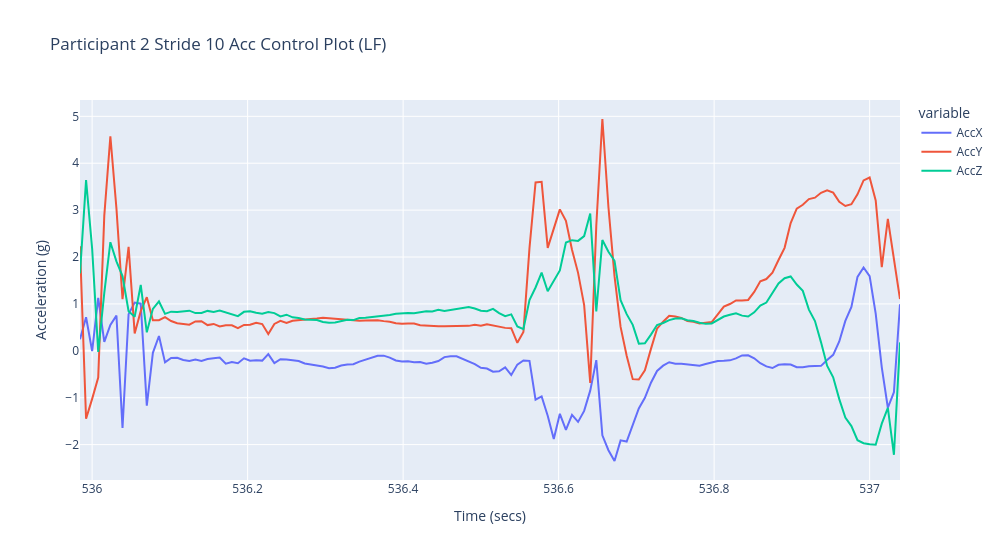
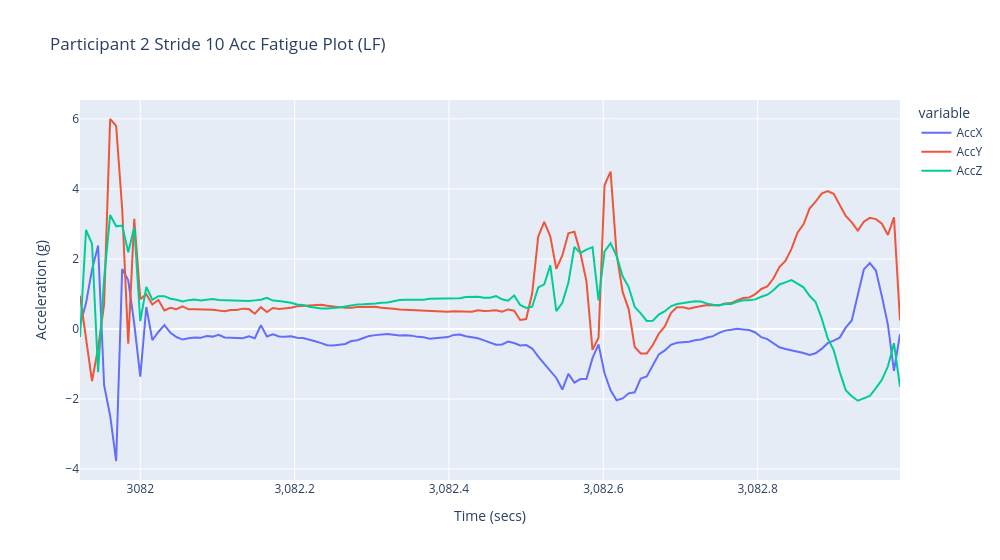
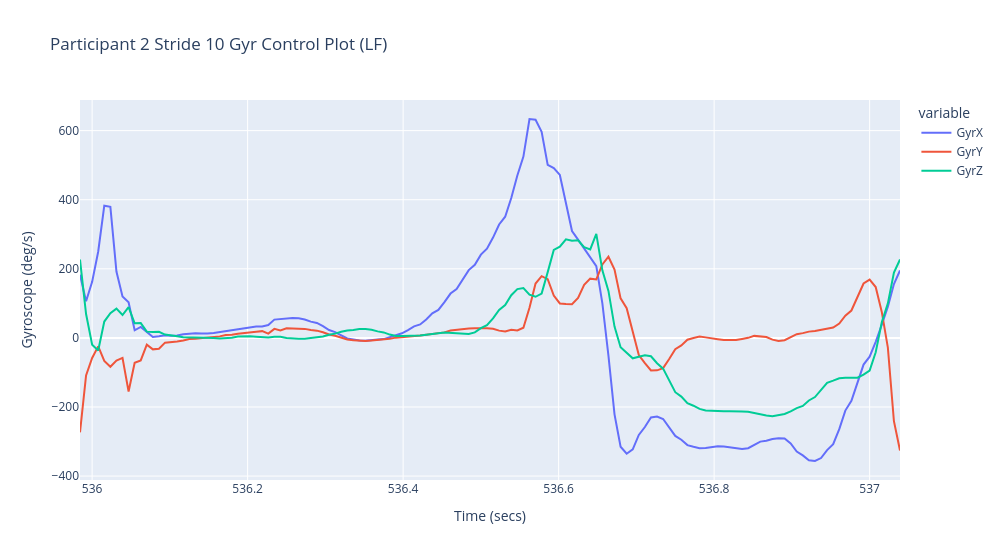
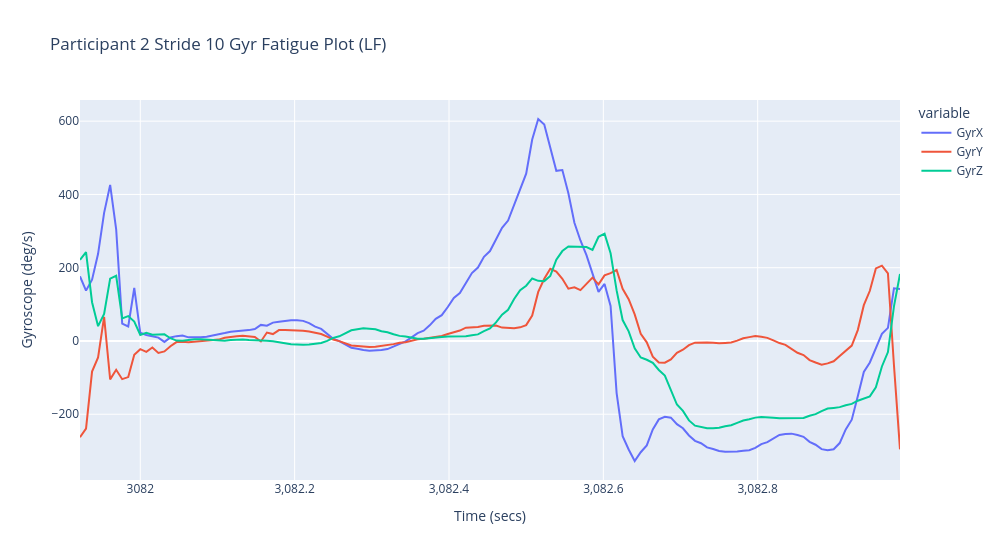

Notebook source saved alongside these figures, in order:
### Code cell
fig = px.line(control_df_02.iloc[::downsample_factor], x='Time (secs)', y=["AccX", "AccY", "AccZ"], title=f"Participant 2 Stride {stride_index+1} Acc Control Plot ({sensor_location})", width=1000)
fig.update_layout(yaxis_title="Acceleration (g)")
fig.show()

fig = px.line(fatigue_df_02.iloc[::downsample_factor], x='Time (secs)', y=["AccX", "AccY", "AccZ"], title=f"Participant 2 Stride {stride_index+1} Acc Fatigue Plot ({sensor_location})", width=1000)
fig.update_layout(yaxis_title="Acceleration (g)")
fig.show()

fig = px.line(control_df_02.iloc[::downsample_factor], x='Time (secs)', y=["GyrX", "GyrY", "GyrZ"], title=f"Participant 2 Stride {stride_index+1} Gyr Control Plot ({sensor_location})", width=1000)
fig.update_layout(yaxis_title="Gyroscope (deg/s)")
fig.show()

fig = px.line(fatigue_df_02.iloc[::downsample_factor], x='Time (secs)', y=["GyrX", "GyrY", "GyrZ"], title=f"Participant 2 Stride {stride_index+1} Gyr Fatigue Plot ({sensor_location})", width=1000)
fig.update_layout(yaxis_title="Gyroscope (deg/s)")
fig.show()

### Figure 1 — Plotly figure (JSON) as saved in the notebook; plotly's stock layout.template omitted (floating-point values rounded to 4 significant figures; data arrays with more than 128 entries replaced by an {"elided": "..."} marker saying what was removed)
{"data": [{"hovertemplate": "variable=AccX<br>Time (secs)=%{x}<br>value=%{y}<extra></extra>", "legendgroup": "AccX", "line": {"color": "#636efa", "dash": "solid"}, "marker": {"symbol": "circle"}, "mode": "lines", "name": "AccX", "orientation": "v", "showlegend": true, "type": "scatter", "x": {"elided": "136 float values"}, "xaxis": "x", "y": {"elided": "136 float values"}, "yaxis": "y"}, {"hovertemplate": "variable=AccY<br>Time (secs)=%{x}<br>value=%{y}<extra></extra>", "legendgroup": "AccY", "line": {"color": "#EF553B", "dash": "solid"}, "marker": {"symbol": "circle"}, "mode": "lines", "name": "AccY", "orientation": "v", "showlegend": true, "type": "scatter", "x": {"elided": "136 float values"}, "xaxis": "x", "y": {"elided": "136 float values"}, "yaxis": "y"}, {"hovertemplate": "variable=AccZ<br>Time (secs)=%{x}<br>value=%{y}<extra></extra>", "legendgroup": "AccZ", "line": {"color": "#00cc96", "dash": "solid"}, "marker": {"symbol": "circle"}, "mode": "lines", "name": "AccZ", "orientation": "v", "showlegend": true, "type": "scatter", "x": {"elided": "136 float values"}, "xaxis": "x", "y": {"elided": "136 float values"}, "yaxis": "y"}], "layout": {"legend": {"title": {"text": "variable"}, "tracegroupgap": 0}, "title": {"text": "Participant 2 Stride 10 Acc Control Plot (LF)"}, "width": 1000, "xaxis": {"anchor": "y", "domain": [0, 1], "title": {"text": "Time (secs)"}}, "yaxis": {"anchor": "x", "domain": [0, 1], "title": {"text": "Acceleration (g)"}}}}

### Figure 2 — Plotly figure (JSON) as saved in the notebook; plotly's stock layout.template omitted (floating-point values rounded to 4 significant figures; data arrays with more than 128 entries replaced by an {"elided": "..."} marker saying what was removed)
{"data": [{"hovertemplate": "variable=AccX<br>Time (secs)=%{x}<br>value=%{y}<extra></extra>", "legendgroup": "AccX", "line": {"color": "#636efa", "dash": "solid"}, "marker": {"symbol": "circle"}, "mode": "lines", "name": "AccX", "orientation": "v", "showlegend": true, "type": "scatter", "x": {"elided": "137 float values"}, "xaxis": "x", "y": {"elided": "137 float values"}, "yaxis": "y"}, {"hovertemplate": "variable=AccY<br>Time (secs)=%{x}<br>value=%{y}<extra></extra>", "legendgroup": "AccY", "line": {"color": "#EF553B", "dash": "solid"}, "marker": {"symbol": "circle"}, "mode": "lines", "name": "AccY", "orientation": "v", "showlegend": true, "type": "scatter", "x": {"elided": "137 float values"}, "xaxis": "x", "y": {"elided": "137 float values"}, "yaxis": "y"}, {"hovertemplate": "variable=AccZ<br>Time (secs)=%{x}<br>value=%{y}<extra></extra>", "legendgroup": "AccZ", "line": {"color": "#00cc96", "dash": "solid"}, "marker": {"symbol": "circle"}, "mode": "lines", "name": "AccZ", "orientation": "v", "showlegend": true, "type": "scatter", "x": {"elided": "137 float values"}, "xaxis": "x", "y": {"elided": "137 float values"}, "yaxis": "y"}], "layout": {"legend": {"title": {"text": "variable"}, "tracegroupgap": 0}, "title": {"text": "Participant 2 Stride 10 Acc Fatigue Plot (LF)"}, "width": 1000, "xaxis": {"anchor": "y", "domain": [0, 1], "title": {"text": "Time (secs)"}}, "yaxis": {"anchor": "x", "domain": [0, 1], "title": {"text": "Acceleration (g)"}}}}

### Figure 3 — Plotly figure (JSON) as saved in the notebook; plotly's stock layout.template omitted (floating-point values rounded to 4 significant figures; data arrays with more than 128 entries replaced by an {"elided": "..."} marker saying what was removed)
{"data": [{"hovertemplate": "variable=GyrX<br>Time (secs)=%{x}<br>value=%{y}<extra></extra>", "legendgroup": "GyrX", "line": {"color": "#636efa", "dash": "solid"}, "marker": {"symbol": "circle"}, "mode": "lines", "name": "GyrX", "orientation": "v", "showlegend": true, "type": "scatter", "x": {"elided": "136 float values"}, "xaxis": "x", "y": {"elided": "136 float values"}, "yaxis": "y"}, {"hovertemplate": "variable=GyrY<br>Time (secs)=%{x}<br>value=%{y}<extra></extra>", "legendgroup": "GyrY", "line": {"color": "#EF553B", "dash": "solid"}, "marker": {"symbol": "circle"}, "mode": "lines", "name": "GyrY", "orientation": "v", "showlegend": true, "type": "scatter", "x": {"elided": "136 float values"}, "xaxis": "x", "y": {"elided": "136 float values"}, "yaxis": "y"}, {"hovertemplate": "variable=GyrZ<br>Time (secs)=%{x}<br>value=%{y}<extra></extra>", "legendgroup": "GyrZ", "line": {"color": "#00cc96", "dash": "solid"}, "marker": {"symbol": "circle"}, "mode": "lines", "name": "GyrZ", "orientation": "v", "showlegend": true, "type": "scatter", "x": {"elided": "136 float values"}, "xaxis": "x", "y": {"elided": "136 float values"}, "yaxis": "y"}], "layout": {"legend": {"title": {"text": "variable"}, "tracegroupgap": 0}, "title": {"text": "Participant 2 Stride 10 Gyr Control Plot (LF)"}, "width": 1000, "xaxis": {"anchor": "y", "domain": [0, 1], "title": {"text": "Time (secs)"}}, "yaxis": {"anchor": "x", "domain": [0, 1], "title": {"text": "Gyroscope (deg/s)"}}}}

### Figure 4 — Plotly figure (JSON) as saved in the notebook; plotly's stock layout.template omitted (floating-point values rounded to 4 significant figures; data arrays with more than 128 entries replaced by an {"elided": "..."} marker saying what was removed)
{"data": [{"hovertemplate": "variable=GyrX<br>Time (secs)=%{x}<br>value=%{y}<extra></extra>", "legendgroup": "GyrX", "line": {"color": "#636efa", "dash": "solid"}, "marker": {"symbol": "circle"}, "mode": "lines", "name": "GyrX", "orientation": "v", "showlegend": true, "type": "scatter", "x": {"elided": "137 float values"}, "xaxis": "x", "y": {"elided": "137 float values"}, "yaxis": "y"}, {"hovertemplate": "variable=GyrY<br>Time (secs)=%{x}<br>value=%{y}<extra></extra>", "legendgroup": "GyrY", "line": {"color": "#EF553B", "dash": "solid"}, "marker": {"symbol": "circle"}, "mode": "lines", "name": "GyrY", "orientation": "v", "showlegend": true, "type": "scatter", "x": {"elided": "137 float values"}, "xaxis": "x", "y": {"elided": "137 float values"}, "yaxis": "y"}, {"hovertemplate": "variable=GyrZ<br>Time (secs)=%{x}<br>value=%{y}<extra></extra>", "legendgroup": "GyrZ", "line": {"color": "#00cc96", "dash": "solid"}, "marker": {"symbol": "circle"}, "mode": "lines", "name": "GyrZ", "orientation": "v", "showlegend": true, "type": "scatter", "x": {"elided": "137 float values"}, "xaxis": "x", "y": {"elided": "137 float values"}, "yaxis": "y"}], "layout": {"legend": {"title": {"text": "variable"}, "tracegroupgap": 0}, "title": {"text": "Participant 2 Stride 10 Gyr Fatigue Plot (LF)"}, "width": 1000, "xaxis": {"anchor": "y", "domain": [0, 1], "title": {"text": "Time (secs)"}}, "yaxis": {"anchor": "x", "domain": [0, 1], "title": {"text": "Gyroscope (deg/s)"}}}}
